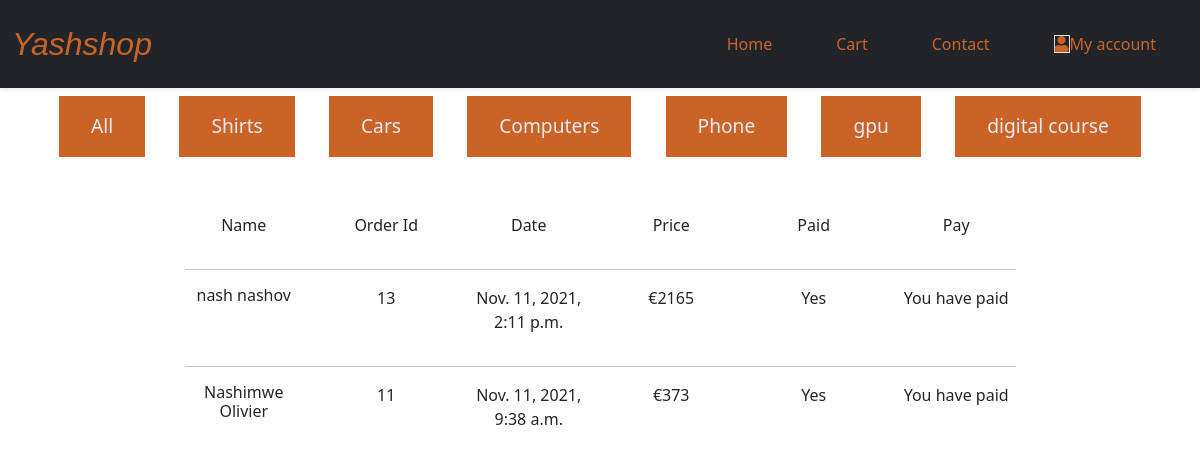
/order/my_order/ (signed in), run on the app's committed database.
### products/models.py (models this page shows, shortened)
class Category(models.Model):
    name = models.CharField(max_length=50)
    slug = models.SlugField(max_length=200,
    unique=True)
    def get_absolute_url(self):
        return reverse('product_list_by_category',
        args=[self.slug])

### orders/models.py (models this page shows, shortened)
class Order(models.Model):
    user = models.ForeignKey(settings.AUTH_USER_MODEL,
                                on_delete=models.CASCADE, null=True, blank=True)
    name = models.CharField(max_length=50)
    email = models.EmailField()
    address = models.CharField(max_length=250)
    zip_code = models.CharField(max_length=20)
    instructions=models.TextField()
    paid = models.BooleanField(default=False)
    created=models.DateTimeField(auto_now_add=True)
    total = models.IntegerField(blank=True, default=0)
    products=models.ManyToManyField(Product)
    quantity = models.IntegerField(default=1)
    class Meta:
        ordering = ('-created',)
        verbose_name = 'Orders'
        verbose_name_plural = 'Orders'

### orders/views.py (the view)
# urls.py: path('my_order/', views.my_order, name='my_order'),
@login_required(login_url='/accounts/login/')
def my_order(request):
    categories = Category.objects.all()
    orders = Order.objects.filter(user=request.user)
    return render(request, 'my_orders.html', {'orders':orders,'categories': categories})

### orders/templates/my_orders.html
{% extends 'base.html' %} {% load static %} {% block content %}
{% if orders %}
<section class="section-content upmargin">
	<div class="container">
		<div class="row justify-content-center">
			<main class="col-12 col-lg-9 mt-5">
				<div class="shopping-cart-wrap">
					<div class="row text-center table-header">
						<p class="col-2">Name</p>
						<p class="col-2">Order Id</p>
						<p class="col-2">Date</p>
						<p class="col-2">Price</p>
						<p class="col-2">Paid</p>
						<p class="col-2">Pay</p>
					</div>
					{% for order in orders %}
					<hr>
					<div class="row text-center">
						<figure class="media col-2">
								<h6 class=" col-12  ">{{ order.name }}  </h6>	</figure>
						<div class="col-2 qty">
							{{ order.id }}
						</div>
						<div class="price-wrap col-2">
							<p>{{ order.created }}</p>
						</div>
						<div class="price-wrap col-2">
							<p>&euro;{{ order.total }}</p>
						</div>
						<div class="text-center col-2">
							{% if order.paid %}
							<p>Yes</p>
							{% else %}
							<p>No</p>
							{% endif %}
						</div>
						<div class=" col-2">
						{% if order.paid %}
						<p>You have paid</p>
						{%else%}
							<a class="btn btn-primary" href="{% url 'payment' order.id %}">pay</a>
							{%endif%}
						</div>
					</div>{% endfor %}
				</div>
			</main>
		</div>
	</div>
</section>
{% else %}
	<div class="text-center container mt-4 ">
		<div class="shopping-cart-wrap">
			<h1 class="p-4">You don't have any orders!</h1>
		</div>
	</div>
{% endif %}
{% endblock %}

### products/templates/base.html (shortened to what this page needs)
{% load static %}
<!DOCTYPE html>
<html lang="en">
	<head>
		<link href="https://cdnjs.cloudflare.com/ajax/libs/font-awesome/5.15.1/css/all.min.css" rel="stylesheet" />
		<link href="https://cdn.jsdelivr.net/npm/bootstrap@5.1.2/dist/css/bootstrap.min.css" rel="stylesheet"
>
		<link rel="stylesheet" href="{% static 'css/style.css' %}" type="text/css" />
	</head>
	<body>
		<section class=" shadow-sm">
			<nav class="container-fluid  navbar navbar-expand-lg   navbar-dark bg-dark">
				<div class="">
					<a class="navbrand" href="#">Yashshop</a>
				</div>
				<div class="navbar navbar-collapse justify-content-end " id="navbarNavAltMarkup">
					<div class="navbar-nav float-right">
						<a class="navs active" href="{% url 'product_list' %}">Home </a>
						<a class="navs" href="{% url 'cart_detail'%}">Cart</a>
						<a class="navs" href="#">Contact</a>
						{% if user.is_authenticated %}
						<div class="">
							<a href="#" class=" my-account-icon" id="dropdownMenuLink" data-toggle="dropdown"
								aria-haspopup="true" aria-expanded="false">
								<div class="d-flex">
									<div class="navs"><i class="icon-sm round border fa fa-user"></i>My account</div>
								</div>
							</a>
						</div>
						{% endif %}
					</div>
				</div>
			</nav>
		</section>
		<div class="navbar navbar-expand-lg navbar-dark">
			<div class="collapse navbar-collapse" id="navbarSupportedContent">
				<div class="container ">
					<ul class="navbar-nav mr-auto d-flex justify-content-around">
						<li class=" seleitem nav-item">
							<a class="" href="{% url 'product_list' %}">All</a>
						</li>
						{% for c in categories %}
						<li class="seleitem nav-item" class="nav-item">
							<a class="" href="{{ c.get_absolute_url }}">{{ c.name }}</a>
						</li>
						{% endfor %}
					</ul>
				</div>
			</div>
		</div>
		<div class="content">
			{% block content %}
			{% endblock %}
		</div>
	</body>
</html>

### static/css/style.css (style rules this page uses)
:root { --bg:#cc6326; --bgblack:#292e33; --bg-accent:#0e71aa; --text-color:#e8ebf3; --nav-size:60px; --border:1px solid ##474a4d; --border-radius:8px; --speed:500ms; }
.seleitem { padding:1rem 2rem; background-color: var(--bg); color: var(--text-color); transition: 0.3s; }
.seleitem a { text-decoration: none; color: var(--text-color); font-size: larger; }
a { text-decoration: none; }
.navbrand { color: var(--bg); font-size: 2rem; font-style: italic; font-family:'Franklin Gothic Medium', 'Arial Narrow', Arial, sans-serif; }
.navs { text-decoration: none; padding:1rem 2rem; color: var(--bg); }

### data on the page
Category: name "Shirts"
Category: name "Cars"
Category: name "Computers"
Category: name "Phone"
Category: name "gpu"
Category: name "digital course"
Order: name "nash nashov", id "13", created "Nov. 11, 2021, 2:11 p.m.", total "2165", paid "Yes"
Order: name "Nashimwe Olivier", id "11", created "Nov. 11, 2021, 9:38 a.m.", total "373", paid "Yes"
